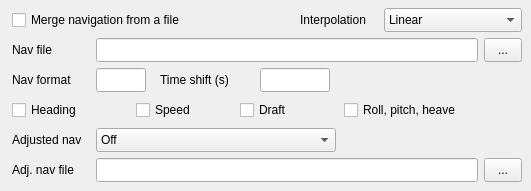
   <widget class="QWidget" name="tabNav">
    <attribute name="title">
     <string>Navigation</string>
    </attribute>
    <widget class="QCheckBox" name="chkNav">
     <property name="geometry">
      <rect>
       <x>12</x>
       <y>8</y>
       <width>270</width>
       <height>24</height>
      </rect>
     </property>
     <property name="toolTip">
      <string>Replace the navigation with the one in the navigation file (NAVMODE). Applies to every file in the list.</string>
     </property>
     <property name="text">
      <string>Merge navigation from a file</string>
     </property>
     <property name="parKey" stdset="0">
      <string>NAVMODE</string>
     </property>
    </widget>
    <widget class="QLabel" name="lblNavInterp">
     <property name="geometry">
      <rect>
       <x>300</x>
       <y>8</y>
       <width>80</width>
       <height>24</height>
      </rect>
     </property>
     <property name="text">
      <string>Interpolation</string>
     </property>
    </widget>
    <widget class="QComboBox" name="cbNavInterp">
     <property name="geometry">
      <rect>
       <x>384</x>
       <y>8</y>
       <width>138</width>
       <height>24</height>
      </rect>
     </property>
     <property name="toolTip">
      <string>How the fixes are interpolated to the ping times (NAVINTERP). Linear is recommended.</string>
     </property>
     <property name="parKey" stdset="0">
      <string>NAVINTERP</string>
     </property>
     <item>
      <property name="text">
       <string>Linear</string>
      </property>
     </item>
     <item>
      <property name="text">
       <string>Spline</string>
      </property>
     </item>
    </widget>
    <widget class="QLabel" name="lblNavFile">
     <property name="geometry">
      <rect>
       <x>12</x>
       <y>38</y>
       <width>80</width>
       <height>24</height>
      </rect>
     </property>
     <property name="text">
      <string>Nav file</string>
     </property>
    </widget>
    <widget class="QLineEdit" name="editNavFile">
     <property name="geometry">
      <rect>
       <x>96</x>
       <y>38</y>
       <width>382</width>
       <height>24</height>
      </rect>
     </property>
     <property name="toolTip">
      <string>The navigation file (NAVFILE). Applies to every file in the list.</string>
     </property>
     <property name="parKey" stdset="0">
      <string>NAVFILE</string>
     </property>
    </widget>
    <widget class="QToolButton" name="btnNavFile">
     <property name="geometry">
      <rect>
       <x>484</x>
       <y>38</y>
       <width>38</width>
       <height>24</height>
      </rect>
     </property>
     <property name="toolTip">
      <string>Browse for the file.</string>
     </property>
     <property name="text">
      <string>...</string>
     </property>
     <property name="browseFor" stdset="0">
      <string>editNavFile</string>
     </property>
    </widget>
    <widget class="QLabel" name="lblNavFormat">
     <property name="geometry">
      <rect>
       <x>12</x>
       <y>68</y>
       <width>80</width>
       <height>24</height>
      </rect>
     </property>
     <property name="text">
      <string>Nav format</string>
     </property>
    </widget>
    <widget class="QLineEdit" name="editNavFormat">
     <property name="geometry">
      <rect>
       <x>96</x>
       <y>68</y>
       <width>50</width>
       <height>24</height>
      </rect>
     </property>
     <property name="toolTip">
      <string>The navigation file format (NAVFORMAT), see the mbprocess manual: 1-10 ASCII, 11 RVDAS, 12 Kongsberg Navlab [9].</string>
     </property>
     <property name="parKey" stdset="0">
      <string>NAVFORMAT</string>
     </property>
     <property name="parDefault" stdset="0">
      <string>9</string>
     </property>
    </widget>
    <widget class="QLabel" name="lblNavShift">
     <property name="geometry">
      <rect>
       <x>160</x>
       <y>68</y>
       <width>96</width>
       <height>24</height>
      </rect>
     </property>
     <property name="text">
      <string>Time shift (s)</string>
     </property>
    </widget>
    <widget class="QLineEdit" name="editNavShift">
     <property name="geometry">
      <rect>
       <x>260</x>
       <y>68</y>
       <width>70</width>
       <height>24</height>
      </rect>
     </property>
     <property name="toolTip">
      <string>Seconds added to the navigation fixes' times before merging (NAVTIMESHIFT).</string>
     </property>
     <property name="parKey" stdset="0">
      <string>NAVTIMESHIFT</string>
     </property>
     <property name="parDefault" stdset="0">
      <string>0</string>
     </property>
    </widget>
    <widget class="QCheckBox" name="chkNavHeading">
     <property name="geometry">
      <rect>
       <x>12</x>
       <y>98</y>
       <width>120</width>
       <height>24</height>
      </rect>
     </property>
     <property name="toolTip">
      <string>Also merge the heading from the navigation file (NAVHEADING).</string>
     </property>
     <property name="text">
      <string>Heading</string>
     </property>
     <property name="parKey" stdset="0">
      <string>NAVHEADING</string>
     </property>
    </widget>
    <widget class="QCheckBox" name="chkNavSpeed">
     <property name="geometry">
      <rect>
       <x>136</x>
       <y>98</y>
       <width>100</width>
       <height>24</height>
      </rect>
     </property>
     <property name="toolTip">
      <string>Also merge the speed from the navigation file (NAVSPEED).</string>
     </property>
     <property name="text">
      <string>Speed</string>
     </property>
     <property name="parKey" stdset="0">
      <string>NAVSPEED</string>
     </property>
    </widget>
    <widget class="QCheckBox" name="chkNavDraft">
     <property name="geometry">
      <rect>
       <x>240</x>
       <y>98</y>
       <width>100</width>
       <height>24</height>
      </rect>
     </property>
     <property name="toolTip">
      <string>Also merge the draft from the navigation file (NAVDRAFT).</string>
     </property>
     <property name="text">
      <string>Draft</string>
     </property>
     <property name="parKey" stdset="0">
      <string>NAVDRAFT</string>
     </property>
    </widget>
    <widget class="QCheckBox" name="chkNavAttitude">
     <property name="geometry">
      <rect>
       <x>344</x>
       <y>98</y>
       <width>170</width>
       <height>24</height>
      </rect>
     </property>
     <property name="toolTip">
      <string>Also merge roll, pitch and heave from the navigation file (NAVATTITUDE).</string>
     </property>
     <property name="text">
      <string>Roll, pitch, heave</string>
     </property>
     <property name="parKey" stdset="0">
      <string>NAVATTITUDE</string>
     </property>
    </widget>
    <widget class="QLabel" name="lblNavAdj">
     <property name="geometry">
      <rect>
       <x>12</x>
       <y>128</y>
       <width>80</width>
       <height>24</height>
      </rect>
     </property>
     <property name="text">
      <string>Adjusted nav</string>
     </property>
    </widget>
    <widget class="QComboBox" name="cbNavAdj">
     <property name="geometry">
      <rect>
       <x>96</x>
       <y>128</y>
       <width>240</width>
       <height>24</height>
      </rect>
     </property>
     <property name="toolTip">
      <string>Merge the navigation adjusted by mbnavadjust (NAVADJMODE).</string>
     </property>
     <property name="parKey" stdset="0">
      <string>NAVADJMODE</string>
     </property>
     <item>
      <property name="text">
       <string>Off</string>
      </property>
     </item>
     <item>
      <property name="text">
       <string>Longitude, latitude</string>
      </property>
     </item>
     <item>
      <property name="text">
       <string>Longitude, latitude, depth offset</string>
      </property>
     </item>
    </widget>
    <widget class="QLabel" name="lblNavAdjFile">
     <property name="geometry">
      <rect>
       <x>12</x>
       <y>158</y>
       <width>80</width>
       <height>24</height>
      </rect>
     </property>
     <property name="text">
      <string>Adj. nav file</string>
     </property>
    </widget>
    <widget class="QLineEdit" name="editNavAdjFile">
     <property name="geometry">
      <rect>
       <x>96</x>
       <y>158</y>
       <width>382</width>
       <height>24</height>
      </rect>
     </property>
     <property name="toolTip">
      <string>The adjusted navigation file written by mbnavadjust (NAVADJFILE). Applies to every file in the list.</string>
     </property>
     <property name="parKey" stdset="0">
      <string>NAVADJFILE</string>
     </property>
    </widget>
    <widget class="QToolButton" name="btnNavAdjFile">
     <property name="geometry">
      <rect>
       <x>484</x>
       <y>158</y>
       <width>38</width>
       <height>24</height>
      </rect>
     </property>
     <property name="toolTip">
      <string>Browse for the file.</string>
     </property>
     <property name="text">
      <string>...</string>
     </property>
     <property name="browseFor" stdset="0">
      <string>editNavAdjFile</string>
     </property>
    </widget>
   </widget>
